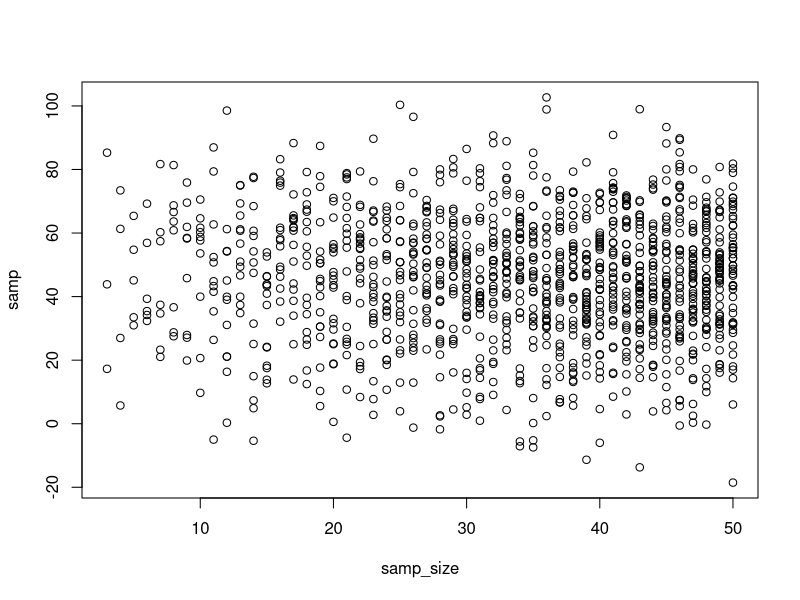
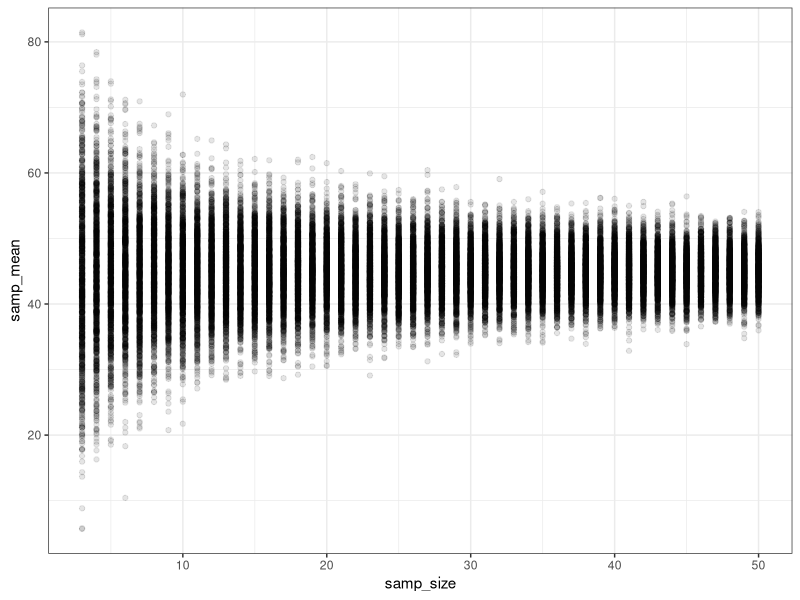
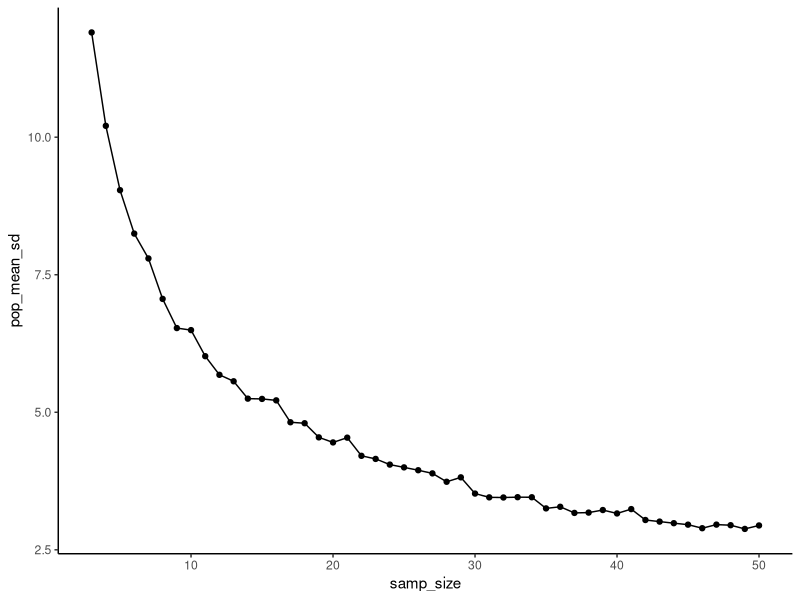

These charts were generated, in order, by the following R code:
## ---- chunk 1
knitr::opts_chunk$set(echo = TRUE,
                      message = FALSE,
                      warning = FALSE)
## ---- chunk 2
# libraries
library(dplyr)
library(ggplot2)

#set that theme
theme_set(theme_bw(base_size = 12))
## ---- chunk 3
replicate(n = 5, sum(1:10))
## ---- chunk 4
# always start with an object, otherwise you eat memory
my_vec <- rep(NA, 10)

#iterate over indices
for(i in 1:10){
  my_vec[i] <- mean(rnorm(10))
}

my_vec
## ---- chunk 5
mean_rnorm_n <- function(n) mean(rnorm(n))

sapply(1:10, mean_rnorm_n)
## ---- chunk 6
library(purrr)

f <- function(x) sum(1:10)

map_dbl(1:5, f)

map_dbl(1:5, ~sum(1:10))
## ---- chunk 7
get_new_df <- function(x){
  return(data.frame(x = x, 
                    y = sum(1:x)))
}

map_df(1:10, get_new_df)

map_df(1:10, ~data.frame(x = .x, y = sum(1:.x)))
## ---- chunk 8
map_df(1:10, ~data.frame(x = .x, y = cumsum(1:.x)))
## ---- chunk 9
my_vec <- c(11, 10, 10, 9, 10, 11, 10, 9, 10, 
            12, 9, 11, 8, 11, 11, 10, 11, 10, 
            11, 9)
## ---- chunk 10
set.seed(323)
samp <- rnorm(n = 40, mean = 10, sd = 3)
## ---- chunk 11
rbinom(10, size = 30, prob = 0.5)
## ---- chunk 12
runif(10, min = -1, max = 1)
## ---- chunk 13
# our assumptions
mean_pop <- 45
sd_pop <- 20

# use rep to repeat the sample sizes 3 through 50
samp_sim <- data.frame(samp_size = 3:50)
## ---- chunk 14
samp_sim_1 <- samp_sim |>
  rowwise(samp_size) |>
  summarize(samp = rnorm(samp_size, mean_pop, sd_pop))

plot(samp ~ samp_size, data = samp_sim_1)
## ---- chunk 15

# one sim
get_one_pop_mean <- function(samp_size,
                             pop_mean,
                             pop_sd) {
  rnorm(samp_size,
        pop_mean,
        pop_sd) |>
    mean()
}

#now a function to repeat the action
get_sim_means <- function(samp_size,
                          pop_mean,
                          pop_sd,
                          reps) {
  map_dbl(1:reps,
          ~ get_one_pop_mean(samp_size,
                             pop_mean,
                             pop_sd))
}

samp_sim_means_2 <- samp_sim %>%
  rowwise(samp_size) %>%
  summarize(samp_mean = get_sim_means(samp_size, 
                                        mean_pop, 
                                        sd_pop,
                                        reps = 2))

samp_sim_means_2
## ---- chunk 16
# write a function that does one simulations for one set of parameters
# write a function that does repeated simulations for parameters
# Take a data frame with a bunch of sample sizes
# For each row
# Feed the parameters from the row to your function
## ---- chunk 17
# write a function that does...
# oh - wait - we already did that!

# Take a data frame with a bunch of sample sizes
sim_results <- samp_sim %>%

  # For each row
  rowwise(samp_size) %>%
  
  # Replicate calculating the mean from a random draw some number of times
  summarize(samp_mean = get_sim_means(samp_size, 
                                        mean_pop, 
                                        sd_pop, 
                                        reps = 1e3))
## ---- chunk 18

# write a function that does one simulations for one set of parameters
get_1_sim_df <- function(sim_num = 1,
                samp_size,
                mean_pop,
                sd_pop){
  
  samp <- rnorm(samp_size,
                mean_pop,
                sd_pop)
  
  data.frame(sim = sim_num,
             samp_mean = mean(samp),
             samp_sd = sd(samp))
}

# write a function that does repeated simulations for parameters
run_pop_sims <- function(samp_size,
                mean_pop,
                sd_pop,
                n_sims = 5){
  
  #run the simulations
  map_df(1:n_sims,
          ~get_1_sim_df(sim_num = .x,
                samp_size,
                mean_pop,
                sd_pop))
}

# Take a data frame with a bunch of sample sizes
sim_results <- samp_sim %>%
  
  # For each row
  rowwise(samp_size) %>%
  
  # Replicate calculating the mean
  # and Sdfrom a random draw some number of times
  summarize(run_pop_sims(samp_size,
                         mean_pop,
                         sd_pop,
                         n_sims = 1e3))
            
sim_results
## ---- chunk 19
ggplot(sim_results,
       mapping = aes(x = samp_size,
                     y = samp_mean)) +
  geom_point(alpha = 0.1) +
  theme_bw()
## ---- chunk 20
# Take our sampSim data
# Group it by sample size
# Take the SD of the sample size
# ungroup the resulting data
# Sort it by SD
# Look at the top 5 entries.
## ---- chunk 21
# Take our sampSim data
sampSim_summary <- sim_results %>%
  # Group it by sample size
  group_by(samp_size) %>%
  # Take the SD of the sample size
  summarize(pop_mean_sd = sd(samp_mean))

## ---- chunk 22
sampSim_summary <- sampSim_summary %>%
  # Sort it by SD
  arrange(pop_mean_sd)

sampSim_summary
## ---- chunk 23
ggplot(sampSim_summary,
       mapping = aes(x = samp_size, y = pop_mean_sd)) +
  geom_point() +
  geom_line() +
  theme_classic()
## ---- chunk 24
mean(samp)

sd(samp)

median(samp)
## ---- chunk 25
IQR(samp)
## ---- chunk 26
#quartiles by defeault
quantile(samp)

#or, get what you want
quantile(samp, probs = c(0.05, 0.1, 0.5, 0.9, 0.95))
## ---- chunk 27
set.seed(2020)
samp <- rnorm(n = 40, mean = 10, sd = 3)
## ---- chunk 28
one_boot <- sample(samp, size = length(samp), replace = TRUE)
## ---- chunk 29
median_sims <- replicate(n = 100, 
                         median(sample(samp,length(samp), replace=TRUE)))

sd(median_sims)
## ---- chunk 30

one_boot_median <- function(samp){
  sample(samp, 
         size = length(samp),
         replace = TRUE) |>
    median()
}

meadian_from_boot <- function(n, pop_mean = 0, pop_sd = 1,
                              n_boot = 1000){
  
  # draw a sample
  samp <- rnorm(n, mean = pop_mean, sd = pop_sd)
  
  # get a bootstrap resample
  sims <- replicate(n_boot,one_boot_median(samp))
  
  # return the sims
  sims
}

# hey, it's the se from bootstrapping for ONE sample
# drawn from a population at n = 4
meadian_from_boot(4) |> sd()
